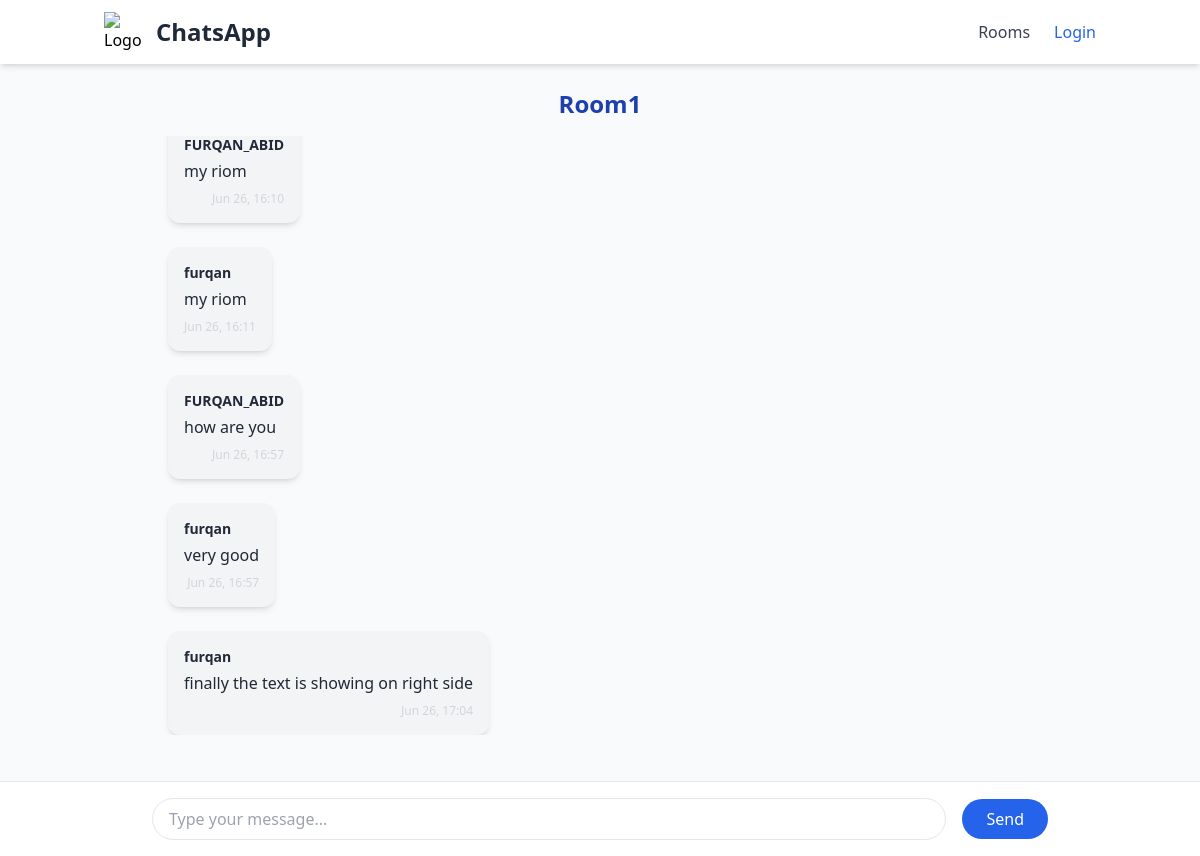
The app's page /rooms/room1/ with its own data.
### chatapp/models.py (models this page shows, shortened)
class ChatRoom(models.Model):
    name= models.CharField(max_length=200)
    slug= models.SlugField(unique=True) # creates unique vlues for each room
    created_by = models.ForeignKey(User, on_delete=models.CASCADE, default=None)

class ChatMessage(models.Model):
    user= models.ForeignKey(User, on_delete=models.CASCADE)
    room= models.ForeignKey(ChatRoom, on_delete=models.CASCADE)
    message_content= models.TextField()
    date= models.DateTimeField(auto_now=True)
    class Meta:
        ordering= ('date',) # to arrange msg in date order

### chatapp/views.py (the view)
# urls.py: path('<slug:slug>/', views.chatroom, name='chatroom'),
def chatroom(request, slug):
    chatroom= ChatRoom.objects.get(slug=slug)
    room_slug_json= json.dumps(chatroom.slug)
    username= request.user.username  # from logged-in user
    username_json= json.dumps(username)
    messages= ChatMessage.objects.filter(room=chatroom)[0:30] # bcz room name will be chatroom name, 0 to 30 message will be shown at a time
    return render(request, 'chatapp/room.html', {
        'chatroom': chatroom,
        'room_slug_json': room_slug_json,
        'username': username_json,
        'messages': messages,
    })

### chatapp/templates/chatapp/room.html (shortened to what this page needs)
{% extends "chatapp/base.html" %}
{% block body %}
<div class="text-center mt-6 mb-4 text-2xl font-bold text-blue-800">
  {{ chatroom.name }}
</div>
<div id="message-container" class="max-w-4xl mx-auto mb-28 px-4 overflow-y-auto h-[70vh]">
  <div id="chat-messages" class="space-y-6">
    {% for message in messages %}
    <div class="{% if message.user == request.user %}flex justify-end{% else %}flex justify-start{% endif %}" id="message-{{ message.id }}">
      <div class="{% if message.user == request.user %}bg-blue-500 text-white{% else %}bg-gray-100 text-gray-800{% endif %} w-fit max-w-lg p-4 rounded-xl shadow-md relative group">
        <div class="text-sm font-semibold mb-1">
          {{ message.user.username }}
        </div>
        <div>{{ message.message_content }}</div>
        <div class="text-xs text-right mt-2 text-gray-300">
          {{ message.date|date:"M d, H:i" }}
        </div>
      </div>
    </div>
    {% endfor %}
  </div>
</div>
<div class="fixed bottom-0 inset-x-0 bg-white border-t shadow-md p-4">
  <form method="post" class="max-w-4xl mx-auto flex items-center gap-4">
    <input id="message-input" type="text" name="message" placeholder="Type your message..." required
      class="flex-1 px-4 py-2 border rounded-full focus:outline-none focus:ring-2 focus:ring-blue-400">
    <button id="send-button" type="submit"
      class="bg-blue-600 text-white px-6 py-2 rounded-full hover:bg-blue-700 transition">Send</button>
  </form>
</div>
{% endblock %}

### chatapp/templates/chatapp/base.html (shortened to what this page needs)
<!DOCTYPE html>
<html lang="en">
<head>
  <script src="https://cdn.tailwindcss.com"></script>
</head>
<body class="bg-gray-50">
  <nav class="bg-white shadow-md">
    <div class="container mx-auto px-4 py-3 flex flex-col md:flex-row md:items-center md:justify-between">
      <div class="flex items-center justify-between mb-3 md:mb-0">
        <a href="{% url 'index' %}" class="flex items-center space-x-3">
          <img src="https://cdn4.iconfinder.com/data/icons/ui-marketplace-1-0-flat/20/20_comment-128.png" class="h-10 w-10" alt="Logo" />
          <span class="text-2xl font-bold text-gray-800">ChatsApp</span>
        </a>
      </div>
    <div class="flex flex-col md:flex-row md:items-center space-y-3 md:space-y-0 md:space-x-6">
    <a href="{% url 'index' %}" class="text-gray-700 font-medium hover:text-blue-600 transition">Rooms</a>
    {% if user.is_authenticated %}
        <span class="text-gray-700">Hi, {{ user.username }}</span>
        <form method="post" action="{% url 'logout' %}">
            {% csrf_token %}
            <button type="submit" class="text-red-600 font-medium hover:text-red-800 transition">Logout</button>
        </form>
    {% else %}
        <a href="{% url 'login' %}" class="text-blue-600 font-medium hover:text-blue-800 transition">Login</a>
    {% endif %}
    </div>
    </div>
  </nav>
  {% block body %}
  {% endblock %}
</body>
</html>

### records on screen
ChatRoom: name "Room1"
ChatMessage: user.username "FURQAN_ABID", message_content "my riom", date "Jun 26, 16:10"
ChatMessage: user.username "furqan", message_content "my riom", date "Jun 26, 16:11"
ChatMessage: user.username "FURQAN_ABID", message_content "how are you", date "Jun 26, 16:57"
ChatMessage: user.username "furqan", message_content "very good", date "Jun 26, 16:57"
ChatMessage: user.username "furqan", message_content "finally the text is showing on right side", date "Jun 26, 17:04"
